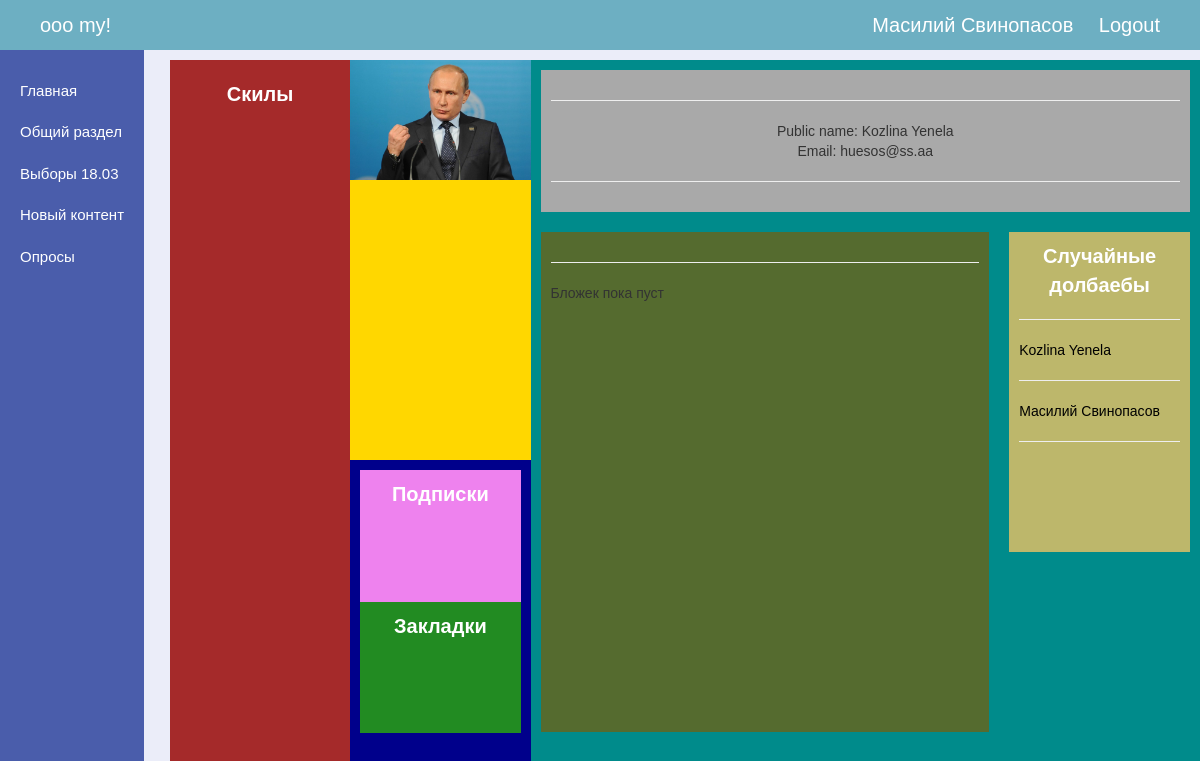
/char/2/ (signed in), run on the app's committed database.
### login/models.py (models this page shows, shortened)
class User_based(AbstractBaseUser):
    user_name = models.CharField(max_length=80, unique=True)
    original_user_name = models.CharField(max_length=80, null=True)
    public_name = models.CharField(max_length=60)
    user_email = models.EmailField(
        verbose_name='email adress',
        max_length=255,
        unique=False,
    )
    is_active = models.BooleanField(default=True)
    is_admin = models.BooleanField(default=False)
    objects = User_basedManager()
    date_of_register = models.DateField(default=timezone.now)
    user_city = models.CharField(max_length=200, default='None')
    USERNAME_FIELD = 'user_name'
    EMAIL_FIELD = 'user_email'
    REQUIRED_FIELDS = []

### mychar/views.py (the view, shortened to what this page needs)
# urls.py: path('<int:user_id>/', views.user_char_page, name='user_char_page'),
def user_char_page(request, user_id):
    user_char = get_object_or_404(User, pk=user_id)
    is_it_own_profile = False
    form = None
    random_users_list = None
    user_char_photo = None
    if request.user.is_authenticated:
        user_viewer = request.user
    random_users_list = User.objects.order_by('?')[:5]
    user_char_posts = CharPost.objects.filter(
        post_author=user_char).order_by('-post_date')[:10]
    try:
        user_char_photo = CharPhoto.objects.filter(
            photo_author=user_char, is_char_photo=True).order_by('-photo_date')[0]
    except:
        pass
    return render(request, 'mychar/user_char.html', {
        'form':                 form,
        'own_flag':             is_it_own_profile,
        'user_char':            user_char,
        'user_char_id':         user_id,
        'user_char_posts':      user_char_posts,
        'random_users_list':    random_users_list,
        'user_char_photo':      user_char_photo,
    })

### mychar/templates/mychar/user_char.html (shortened to what this page needs)
{% extends "personal/header.html" %} {% block content %} {% load staticfiles %}
<div class="page__left-column">
    <div class="page__skill">
        <div class="page__skill-content">
            <p class="text">Скилы</p>
        </div>
    </div>
    <div class="page__character">
        <div class="page__character-promo">
            <p class="text">
                <img {% if user_char_photo %} src="{% static user_char_photo.image.url %}" {% else %} src="{% static 'charimg/none/putin.jpg' %}"
                    {% endif %} style="max-height: 400px; max-width:100%">
            </p>
        </div>
        <div class="page__related">
            <div class="page__subscribe">
                <p class="text">Подписки</p>
            </div>
            <div class="page__bookmark">
                <p class="text">Закладки</p>
            </div>
        </div>
    </div>
</div>
<div class="page__right-column">
    <div class="page__info-character">
        <p class="text">
            <hr> Public name: {{user_char.public_name}}
            <br> Email: {{user_char.user_email}}
            <hr>
        </p>
    </div>
    <div class="wrap-blog">
        <div class="page__blog">
            <div class="page__blog-content">
                <p class="text">
                    <hr> {% if user_char_posts %} {% for post in user_char_posts %}
                    <h5>{{post.post_date}}</h5>
                    <b>
                        <p>{{post.post_text}}</p>
                    </b>
                    <br> {% endfor %} {% else %} Бложек пока пуст {% endif %}
                </p>
            </div>
        </div>
        <div class="page__same-character">
            <div class="page__same-character-content">
                <p class="text">Случайные долбаебы</p>
                <hr> {% for user in random_users_list %}
                <a href='/char/{{user.id}}'>{{user.public_name}}</a>
                <hr> {% endfor %}
            </div>
        </div>
    </div>
</div>
{% endblock %}

### personal/templates/personal/header.html (shortened to what this page needs)
<!DOCTYPE html>
<html lang="ru">
<head>
	<meta charset="UTF-8"> {% load staticfiles %}
	<link rel="stylesheet" href="{% static 'personal/css/bootstrap.min.css' %}" type="text/css" />
	<link rel="stylesheet" href="{% static 'personal/css/normalize.css' %}" type="text/css" />
	<link rel="stylesheet" href="{% static 'personal/css/main.css' %}" type="text/css" />
	<link rel="stylesheet" href="{% static 'personal/css/char.css' %}" type="text/css" />
</head>
<body>
	<div id="wrapper-content">
		<header id="header">
			<p>ooo my!</p>
			<div class="wrapper-login">
				{% if user.is_authenticated %}
				<a href="{% url 'mychar:char' %}">{{user.public_name}}</a>
				<a href="{% url 'login:call_logout' %}">Logout</a>
				{% else %}
				<a href="{% url 'login:index' %}">Вход</a>
				<a href="{% url 'login:registration' %}">Регистрация</a>
				{% endif %}
			</div>
		</header>
		<section id="wrapper-body-content">
			<nav id="navigation">
				<ul>
					<li>
						<a href="{% url 'home:index' %}">Главная</a>
					</li>
					<li>
						<a href="/blog">Общий раздел</a>
					</li>
					<li>
						<a href="{% url 'polls:index' %}">Выборы 18.03</a>
					</li>
					<li>
						<a href="/admin">Новый контент</a>
					</li>
					<li>
						<a href="/polls">Опросы</a>
					</li>
				</ul>
			</nav>
			<section id="content">
				{% block content %} {% endblock %}
			</section>
		</section>
	</div>
</body>
</html>

### personal/static/personal/css/main.css (style rules this page uses)
html { font-size: 10px; }
a { text-decoration: none; color: #000; }
p { margin: 0; }
body { font-family: sans-serif; background-color: #ebedf9; }
header#header { background-color: #6dafc2; position: fixed; min-width: 100%; padding: 0 4rem; line-height: 50px; font-size: 2rem; height: 50px; }
header#header p, header#header a { display: inline-block; color: #fff; }
header#header .wrapper-login { float: right; text-align: right; }
header#header .wrapper-login a { margin-left: 2rem; }
#navigation { background-color: #4a5dab; padding-top: 20px; height: 100vh; position: fixed; float: left; font-size: 1.5rem; margin-right: auto; }
#navigation ul { padding: 0; padding-left: 20px; padding-right: 20px; text-align: left; margin: 0; list-style-type: none; }
#navigation ul li { padding: 1rem 0; }
#navigation ul li a { color: #fff; }
#wrapper-body-content { padding-top: 50px; min-width: 100%; }
#content { margin-right: auto; position: static; padding-left: 170px; padding-top: 10px; }

### personal/static/personal/css/char.css (style rules this page uses)
.page, .text { padding: 0; margin: 0; }
.text { font-size: 20px; color: #fff; font-weight: bold; text-align: center; }
.page__left-column, .page__right-column { height: 100vh; }
.page__left-column { float: left; background-color: darkblue; width: 35%; }
.page__right-column { float: right; background-color: darkcyan; width: 65%; }
.page__skill { background-color: brown; height: 100%; float: left; }
.page__skill-content { margin: 10px; padding: 10px; }
.page__skill, .page__character { width: 50%; }
.page__character { float: right; text-align: center; }
.page__character-promo { margin-bottom: 5px; height: 400px; background-color: gold; }
.page__related { margin: 10px; }
.page__subscribe, .page__bookmark { padding: 10px; height: calc((100vh - 500px - 37px) / 2); }
.page__subscribe { background-color: violet; }
.page__bookmark { background-color: forestgreen; }
.page__info-character { min-height: 100px; background-color: darkgray; padding: 10px; margin: 10px; text-align: center; }
.wrap-blog { height: calc(100vh - 440px); }
.page__blog { float: left; width: 70%; }
.page__same-character { width: 30%; float: right; }
.page__blog-content { padding: 10px; margin: 10px; background-color: darkolivegreen; height: calc(100vh - 300px); overflow-x: hidden; overflow-y: scroll; position: relative; }
.page__same-character-content { padding: 10px; margin: 10px; background-color: darkkhaki; height: calc(100vh - 480px); }

### data on the page
User_based: public_name "Масилий Свинопасов"
User_based: public_name "Kozlina Yenela", user_email "huesos@ss.aa"
